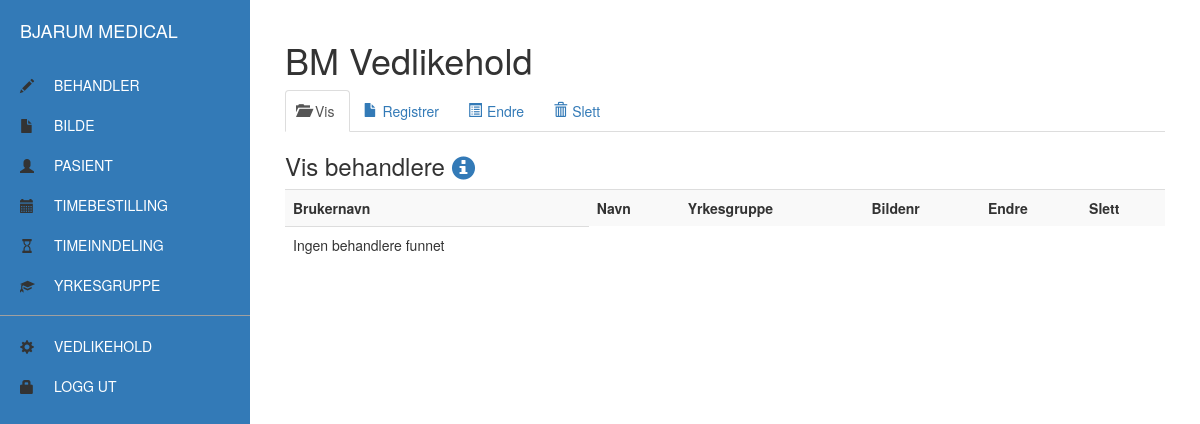
The page /vedlikehold/behandler.php (signed in) on the database as committed earlier.
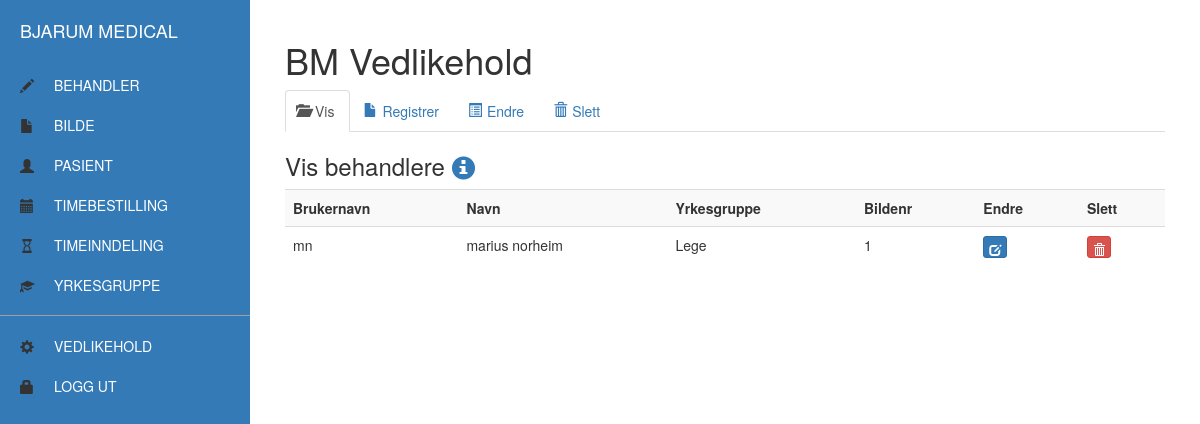
The same page on the database as committed later.
### tables this page shows
CREATE TABLE `behandler` (
  `brukernavn` varchar(20) NOT NULL,
  `behandlernavn` varchar(50) NOT NULL,
  `yrkesgruppe` varchar(50) DEFAULT NULL,
  `bildenr` int(11) DEFAULT NULL
);

### vedlikehold/libs/behandler.php (shortened to what this page needs)
<?php
function visBehandler() {
  $sql = "SELECT brukernavn, behandlernavn, yrkesgruppe, bildenr FROM behandler";
  $result = mysqli_query($conn, $sql);
  if(mysqli_num_rows($result) > 0) {
    while($row = mysqli_fetch_assoc($result)) {
      echo "<tr>";
      echo "<td>". $row['brukernavn'] ."</td>";
      echo "<td>". $row['behandlernavn'] ."</td>";
      echo "<td>". $row['yrkesgruppe'] ."</td>";
      echo "<td>". $row['bildenr'] ."</td>\n";
      echo "<td><form action=". $_SERVER['PHP_SELF'] ." method=\"post\">\n";
      echo "<button class=\"btn btn-primary btn-xs\" type=\"submit\" title=\"Endre\"><span class=\"glyphicon glyphicon-edit\"></span></button>\n";
      echo "</form></td>\n";
      echo "<td><form action=". $_SERVER['PHP_SELF'] ." method=\"post\">\n";
      echo "<button class=\"btn btn-danger btn-xs\" type=\"submit\" title=\"Slett\"><span class=\"glyphicon glyphicon-trash\"></span></button>\n";
      echo "</form></td>\n";
      echo "</tr>";
    }
  } else {
    echo "<tr><td>Ingen behandlere funnet</td></tr>\n";
  }
}
?>

Rows that differ between the two databases and show on the page:
added behandler: brukernavn "mn", behandlernavn "marius norheim", yrkesgruppe "Lege", bildenr "1"
Other text that changed with them:
text no longer shown: "Ingen behandlere funnet"
